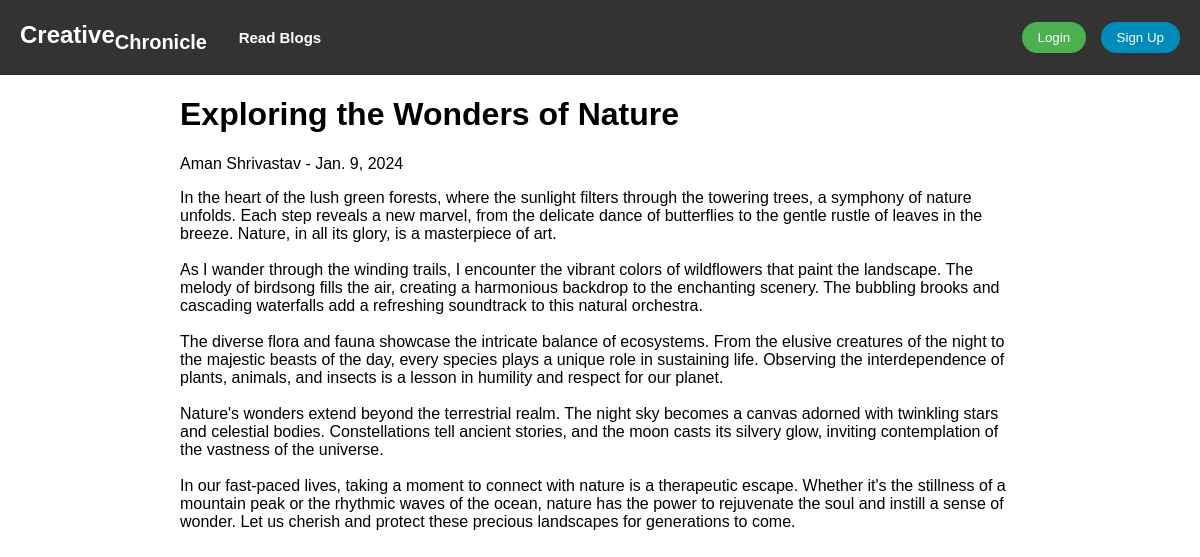
Page /blog_detail/27/ on the committed database.
### blog/models.py (models this page shows, shortened)
class SavePost(models.Model):
    title = models.CharField(max_length=255)
    author = models.ForeignKey(User,on_delete=models.CASCADE)
    post_date = models.DateField(auto_now_add=True)
    content = models.TextField()

### blog/views.py (the view)
# urls.py: path('blog_detail/<int:post_id>/', views.blog_detail, name='blog_detail'),
def blog_detail(request, post_id):
    post = get_object_or_404(SavePost, id=post_id)
    return render(request, 'blog_detail.html', {'post': post})

### templates/blog_detail.html (shortened to what this page needs)
{% load static %}
<!DOCTYPE html>
<html lang="en">
<head>
    <link rel="stylesheet" type="text/css" href="{% static 'blogs.css' %}">
</head>
<body>
    <div class="navbar">
        <div class="logo">Creative<sub>Chronicle</sub>
            <a href='blogs' class="read-blogs-link" style='font-size:15px; margin-left:25px; text-decoration:none; color:white;'>Read Blogs</a>
        </div>
        <div class="buttons">
        {% if request.user.is_authenticated %}
            Welcome {{ request.user }}
            <a href="{% url 'logout' %}"><button type="submit">Logout</button></a>
        {% else %}
            <a href="{% url 'login' %}" class=""><button class="login-button">Login</button></a>
            <a href="{% url 'register' %}" class=""><button class="signup-button">Sign Up</button></a>
        {% endif %}
        </div>
    </div>
    <div class="content-container">
        <div class="title">
            <h1>{{ post.title }}</h1>
        </div>
        <div class="author">
            <span>{{ post.author.username }} - {{ post.post_date }}</span>
        </div>
        <div class="content">
            <p>{{ post.content|linebreaksbr|safe }}</p>
        </div>
    </div>
</body>
</html>

### static/blogs.css (style rules this page uses)
body { margin: 0; padding: 0; font-family: 'Arial', sans-serif; margin-bottom: 25px; }
.navbar { background-color: #333; color: white; display: flex; justify-content: space-between; align-items: center; padding: 10px 20px; height: 55px; }
.logo { font-size: 1.5rem; font-weight: bold; }
.buttons button { padding: 8px 16px; margin-left: 10px; cursor: pointer; border: none; border-radius: 20px; transition: background-color 0.3s; }
.login-button { background-color: #4CAF50; color: white; }
.signup-button { background-color: #008CBA; color: white; }
.content-container { margin-left: 15%; margin-right: 15%; }

### rows in the picture
SavePost: title "Exploring the Wonders of Nature", author.username "Aman Shrivastav", post_date "Jan. 9, 2024", content "In the heart of the lush green forests, where the sunlight filters through the towering trees, a symphony of nature unfolds. Each step reveals a new marvel, from the delicate dance of butterflies to the gentle rustle of leaves in the breeze. Nature, in all its glory, is a masterpiece of art. As I wander through the winding trails, I encounter the vibrant colors of wildflowers that paint the landscape. The melody of birdsong fills the air, creating a harmonious backdrop to the enchanting scenery. The bubbling brooks and cascading waterfalls add a refreshing soundtrack to this natural orchestra. The diverse flora and fauna showcase the intricate balance of ecosystems. From the elusive…"
